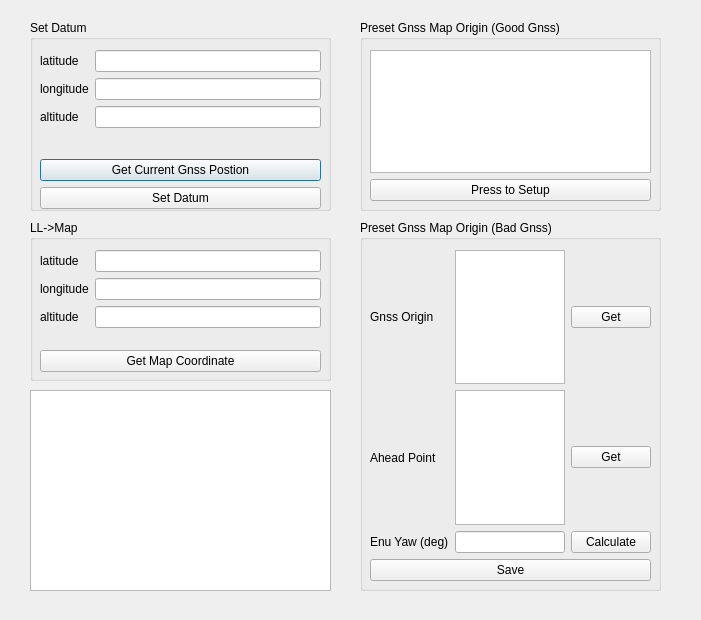
<?xml version="1.0" encoding="UTF-8"?>
<ui version="4.0">
 <class>SubWindow_GeoServiceTool</class>
 <widget class="QDialog" name="SubWindow_GeoServiceTool">
  <property name="geometry">
   <rect>
    <x>0</x>
    <y>0</y>
    <width>701</width>
    <height>620</height>
   </rect>
  </property>
  <property name="windowTitle">
   <string>Dialog</string>
  </property>
  <widget class="QGroupBox" name="groupBox_setDatum">
   <property name="geometry">
    <rect>
     <x>30</x>
     <y>20</y>
     <width>301</width>
     <height>191</height>
    </rect>
   </property>
   <property name="title">
    <string>Set Datum</string>
   </property>
   <widget class="QWidget" name="verticalLayoutWidget">
    <property name="geometry">
     <rect>
      <x>10</x>
      <y>30</y>
      <width>281</width>
      <height>159</height>
     </rect>
    </property>
    <layout class="QVBoxLayout" name="verticalLayout">
     <item>
      <layout class="QFormLayout" name="formLayout">
       <item row="0" column="0">
        <widget class="QLabel" name="label_lat">
         <property name="text">
          <string>latitude</string>
         </property>
        </widget>
       </item>
       <item row="0" column="1">
        <widget class="QLineEdit" name="lineEdit_latitude"/>
       </item>
       <item row="1" column="0">
        <widget class="QLabel" name="label_longitude">
         <property name="text">
          <string>longitude</string>
         </property>
        </widget>
       </item>
       <item row="1" column="1">
        <widget class="QLineEdit" name="lineEdit_longitude"/>
       </item>
       <item row="2" column="0">
        <widget class="QLabel" name="label_altitude">
         <property name="text">
          <string>altitude</string>
         </property>
        </widget>
       </item>
       <item row="2" column="1">
        <widget class="QLineEdit" name="lineEdit_altitude"/>
       </item>
      </layout>
     </item>
     <item>
      <widget class="QPushButton" name="pushButton_getCurrGnssPos">
       <property name="text">
        <string>Get Current Gnss Postion</string>
       </property>
      </widget>
     </item>
     <item>
      <widget class="QPushButton" name="pushButton_setDatum">
       <property name="text">
        <string>Set Datum</string>
       </property>
      </widget>
     </item>
    </layout>
   </widget>
  </widget>
  <widget class="QGroupBox" name="groupBox_fromLL">
   <property name="geometry">
    <rect>
     <x>30</x>
     <y>220</y>
     <width>301</width>
     <height>161</height>
    </rect>
   </property>
   <property name="title">
    <string>LL-&gt;Map</string>
   </property>
   <widget class="QWidget" name="verticalLayoutWidget_2">
    <property name="geometry">
     <rect>
      <x>10</x>
      <y>30</y>
      <width>281</width>
      <height>122</height>
     </rect>
    </property>
    <layout class="QVBoxLayout" name="verticalLayout_2">
     <item>
      <layout class="QFormLayout" name="formLayout_2">
       <item row="0" column="0">
        <widget class="QLabel" name="label_fromLL_lat">
         <property name="text">
          <string>latitude</string>
         </property>
        </widget>
       </item>
       <item row="0" column="1">
        <widget class="QLineEdit" name="lineEdit_fromLL_lat"/>
       </item>
       <item row="1" column="0">
        <widget class="QLabel" name="label_fromLL_long">
         <property name="text">
          <string>longitude</string>
         </property>
        </widget>
       </item>
       <item row="1" column="1">
        <widget class="QLineEdit" name="lineEdit_fromLL_long"/>
       </item>
       <item row="2" column="0">
        <widget class="QLabel" name="label_fromLL_alt">
         <property name="text">
          <string>altitude</string>
         </property>
        </widget>
       </item>
       <item row="2" column="1">
        <widget class="QLineEdit" name="lineEdit_fromLL_alt"/>
       </item>
      </layout>
     </item>
     <item>
      <widget class="QPushButton" name="pushButton_fromLL">
       <property name="text">
        <string>Get Map Coordinate</string>
       </property>
      </widget>
     </item>
    </layout>
   </widget>
  </widget>
  <widget class="QTextEdit" name="textEdit_geoShowMsg">
   <property name="geometry">
    <rect>
     <x>30</x>
     <y>390</y>
     <width>301</width>
     <height>201</height>
    </rect>
   </property>
   <property name="readOnly">
    <bool>true</bool>
   </property>
  </widget>
  <widget class="QGroupBox" name="groupBox_InitMapOriginGoodGnss">
   <property name="geometry">
    <rect>
     <x>360</x>
     <y>20</y>
     <width>301</width>
     <height>191</height>
    </rect>
   </property>
   <property name="title">
    <string>Preset Gnss Map Origin (Good Gnss)</string>
   </property>
   <widget class="QWidget" name="verticalLayoutWidget_3">
    <property name="geometry">
     <rect>
      <x>10</x>
      <y>30</y>
      <width>281</width>
      <height>151</height>
     </rect>
    </property>
    <layout class="QVBoxLayout" name="verticalLayout_3">
     <item>
      <widget class="QTextEdit" name="textEdit_mapOriginInfo">
       <property name="readOnly">
        <bool>true</bool>
       </property>
      </widget>
     </item>
     <item>
      <widget class="QPushButton" name="pushButton_presetMapOrigin">
       <property name="text">
        <string>Press to Setup</string>
       </property>
       <property name="checkable">
        <bool>true</bool>
       </property>
      </widget>
     </item>
    </layout>
   </widget>
  </widget>
  <widget class="QGroupBox" name="groupBox_GnssMapOriginBadGnss">
   <property name="geometry">
    <rect>
     <x>360</x>
     <y>220</y>
     <width>301</width>
     <height>371</height>
    </rect>
   </property>
   <property name="title">
    <string>Preset Gnss Map Origin (Bad Gnss)</string>
   </property>
   <widget class="QWidget" name="verticalLayoutWidget_4">
    <property name="geometry">
     <rect>
      <x>10</x>
      <y>30</y>
      <width>281</width>
      <height>331</height>
     </rect>
    </property>
    <layout class="QVBoxLayout" name="verticalLayout_4">
     <item>
      <layout class="QGridLayout" name="gridLayout">
       <item row="2" column="3">
        <widget class="QPushButton" name="pushButton_gnssEnuYaw">
         <property name="text">
          <string>Calculate</string>
         </property>
        </widget>
       </item>
       <item row="2" column="2">
        <widget class="QLineEdit" name="lineEdit_gnssEnuYaw"/>
       </item>
       <item row="0" column="1">
        <widget class="QLabel" name="label_gnssMapOrigin">
         <property name="text">
          <string>Gnss Origin</string>
         </property>
         <property name="alignment">
          <set>Qt::AlignLeading|Qt::AlignLeft|Qt::AlignVCenter</set>
         </property>
        </widget>
       </item>
       <item row="2" column="1">
        <widget class="QLabel" name="label_gnssEnuYaw">
         <property name="text">
          <string>Enu Yaw (deg)</string>
         </property>
        </widget>
       </item>
       <item row="0" column="2">
        <widget class="QTextEdit" name="textEdit_gnssOrigin"/>
       </item>
       <item row="1" column="3">
        <widget class="QPushButton" name="pushButton_gnssAheadPoint">
         <property name="text">
          <string>Get</string>
         </property>
        </widget>
       </item>
       <item row="0" column="3">
        <widget class="QPushButton" name="pushButton_getGnssOrigin">
         <property name="text">
          <string>Get</string>
         </property>
        </widget>
       </item>
       <item row="1" column="2">
        <widget class="QTextEdit" name="textEdit_gnssAheadPoint"/>
       </item>
       <item row="1" column="1">
        <widget class="QLabel" name="label_gnssAheadPoint">
         <property name="acceptDrops">
          <bool>false</bool>
         </property>
         <property name="layoutDirection">
          <enum>Qt::LeftToRight</enum>
         </property>
         <property name="text">
          <string>Ahead Point</string>
         </property>
         <property name="alignment">
          <set>Qt::AlignLeading|Qt::AlignLeft|Qt::AlignVCenter</set>
         </property>
        </widget>
       </item>
      </layout>
     </item>
     <item>
      <widget class="QPushButton" name="pushButton_saveMapOriginFile">
       <property name="text">
        <string>Save</string>
       </property>
      </widget>
     </item>
    </layout>
   </widget>
  </widget>
 </widget>
 <resources/>
 <connections/>
</ui>
